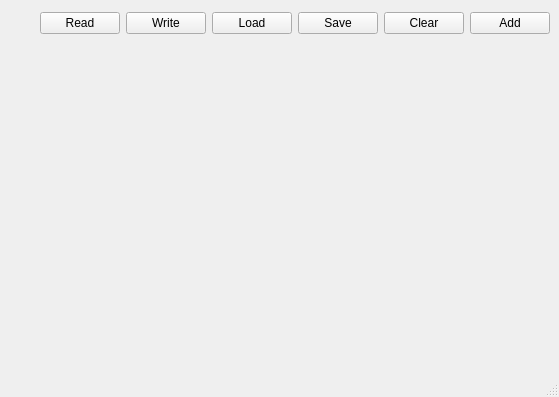
<?xml version="1.0" encoding="UTF-8"?>
<ui version="4.0">
 <class>MainWindow</class>
 <widget class="QMainWindow" name="MainWindow">
  <property name="geometry">
   <rect>
    <x>0</x>
    <y>0</y>
    <width>559</width>
    <height>397</height>
   </rect>
  </property>
  <property name="windowTitle">
   <string>NDEF Message Editor</string>
  </property>
  <widget class="QWidget" name="centralWidget">
   <layout class="QVBoxLayout" name="verticalLayout">
    <property name="leftMargin">
     <number>0</number>
    </property>
    <property name="rightMargin">
     <number>0</number>
    </property>
    <property name="bottomMargin">
     <number>0</number>
    </property>
    <item>
     <layout class="QHBoxLayout" name="horizontalLayout">
      <property name="leftMargin">
       <number>9</number>
      </property>
      <property name="rightMargin">
       <number>9</number>
      </property>
      <item>
       <widget class="QWidget" name="status" native="true">
        <property name="sizePolicy">
         <sizepolicy hsizetype="Fixed" vsizetype="Fixed">
          <horstretch>0</horstretch>
          <verstretch>0</verstretch>
         </sizepolicy>
        </property>
        <property name="minimumSize">
         <size>
          <width>25</width>
          <height>25</height>
         </size>
        </property>
        <property name="maximumSize">
         <size>
          <width>25</width>
          <height>25</height>
         </size>
        </property>
       </widget>
      </item>
      <item>
       <widget class="QPushButton" name="touchRetrieve">
        <property name="text">
         <string>Read</string>
        </property>
       </widget>
      </item>
      <item>
       <widget class="QPushButton" name="touchStore">
        <property name="text">
         <string>Write</string>
        </property>
       </widget>
      </item>
      <item>
       <widget class="QPushButton" name="loadMessage">
        <property name="text">
         <string>Load</string>
        </property>
       </widget>
      </item>
      <item>
       <widget class="QPushButton" name="saveMessage">
        <property name="text">
         <string>Save</string>
        </property>
       </widget>
      </item>
      <item>
       <widget class="QPushButton" name="clearMessage">
        <property name="text">
         <string>Clear</string>
        </property>
       </widget>
      </item>
      <item>
       <widget class="QPushButton" name="addRecord">
        <property name="text">
         <string>Add</string>
        </property>
       </widget>
      </item>
     </layout>
    </item>
    <item>
     <widget class="QScrollArea" name="scrollArea">
      <property name="frameShape">
       <enum>QFrame::NoFrame</enum>
      </property>
      <property name="frameShadow">
       <enum>QFrame::Plain</enum>
      </property>
      <property name="verticalScrollBarPolicy">
       <enum>Qt::ScrollBarAsNeeded</enum>
      </property>
      <property name="horizontalScrollBarPolicy">
       <enum>Qt::ScrollBarAlwaysOff</enum>
      </property>
      <property name="widgetResizable">
       <bool>true</bool>
      </property>
      <widget class="QWidget" name="scrollAreaWidgetContents">
       <property name="geometry">
        <rect>
         <x>0</x>
         <y>0</y>
         <width>559</width>
         <height>327</height>
        </rect>
       </property>
      </widget>
     </widget>
    </item>
   </layout>
  </widget>
  <widget class="QStatusBar" name="statusBar"/>
 </widget>
 <layoutdefault spacing="6" margin="11"/>
 <resources/>
 <connections>
  <connection>
   <sender>saveMessage</sender>
   <signal>clicked()</signal>
   <receiver>MainWindow</receiver>
   <slot>saveMessage()</slot>
   <hints>
    <hint type="sourcelabel">
     <x>419</x>
     <y>47</y>
    </hint>
    <hint type="destinationlabel">
     <x>275</x>
     <y>198</y>
    </hint>
   </hints>
  </connection>
  <connection>
   <sender>touchRetrieve</sender>
   <signal>clicked()</signal>
   <receiver>MainWindow</receiver>
   <slot>touchReceive()</slot>
   <hints>
    <hint type="sourcelabel">
     <x>142</x>
     <y>47</y>
    </hint>
    <hint type="destinationlabel">
     <x>275</x>
     <y>198</y>
    </hint>
   </hints>
  </connection>
  <connection>
   <sender>touchStore</sender>
   <signal>clicked()</signal>
   <receiver>MainWindow</receiver>
   <slot>touchStore()</slot>
   <hints>
    <hint type="sourcelabel">
     <x>244</x>
     <y>47</y>
    </hint>
    <hint type="destinationlabel">
     <x>275</x>
     <y>198</y>
    </hint>
   </hints>
  </connection>
  <connection>
   <sender>loadMessage</sender>
   <signal>clicked()</signal>
   <receiver>MainWindow</receiver>
   <slot>loadMessage()</slot>
   <hints>
    <hint type="sourcelabel">
     <x>334</x>
     <y>47</y>
    </hint>
    <hint type="destinationlabel">
     <x>275</x>
     <y>198</y>
    </hint>
   </hints>
  </connection>
  <connection>
   <sender>clearMessage</sender>
   <signal>clicked()</signal>
   <receiver>MainWindow</receiver>
   <slot>clearMessage()</slot>
   <hints>
    <hint type="sourcelabel">
     <x>419</x>
     <y>22</y>
    </hint>
    <hint type="destinationlabel">
     <x>275</x>
     <y>198</y>
    </hint>
   </hints>
  </connection>
 </connections>
 <slots>
  <slot>saveMessage()</slot>
  <slot>loadMessage()</slot>
  <slot>touchReceive()</slot>
  <slot>touchStore()</slot>
  <slot>clearMessage()</slot>
 </slots>
</ui>
